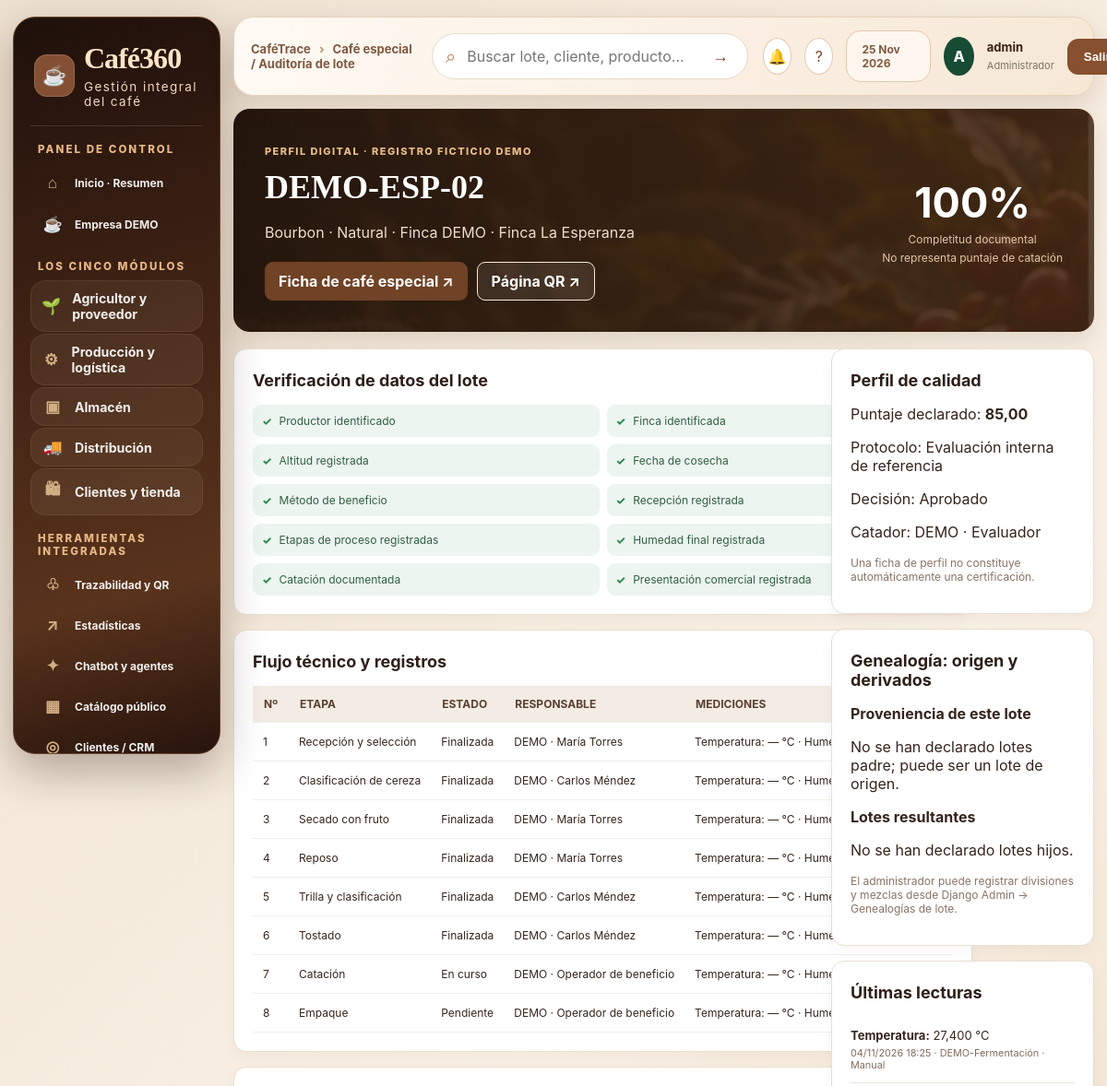
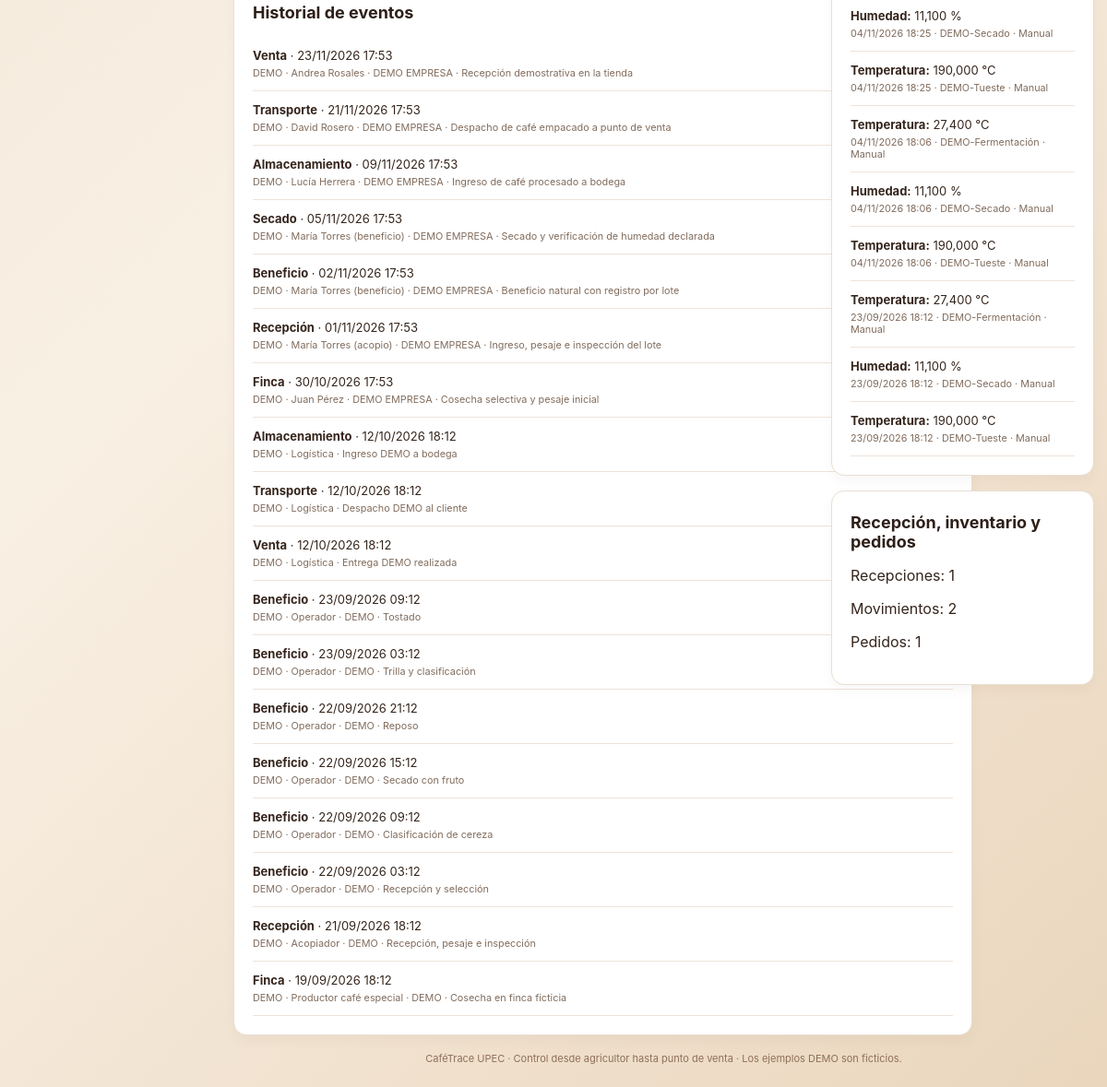
/capitulo-6/lote/2/ (signed in), run on the app's committed database (2 pictures, top to bottom).
### trazabilidad/models.py (models this page shows, shortened)
class Lote(models.Model):
    METODOS = [
        ("Lavado", "Lavado"),
        ("Honey", "Honey"),
        ("Natural", "Natural"),
        ("Anaeróbico", "Anaeróbico"),
    ]
    ESTADOS = [
        ("En proceso", "En proceso"),
        ("Aprobado", "Aprobado"),
        ("Rechazado", "Rechazado"),
    ]
    codigo = models.CharField(max_length=30, unique=True, editable=False)
    productor = models.ForeignKey(Productor, on_delete=models.PROTECT, related_name="lotes")
    finca = models.ForeignKey(Finca, on_delete=models.PROTECT, related_name="lotes")
    variedad = models.CharField(max_length=100)
    fecha_cosecha = models.DateField()
    cantidad_kg = models.DecimalField(max_digits=10, decimal_places=2)
    metodo_proceso = models.CharField(max_length=30, choices=METODOS, default="Lavado")
    fecha_ingreso = models.DateField(default=timezone.now)
    humedad = models.DecimalField(max_digits=5, decimal_places=2, null=True, blank=True)
    temperatura_secado = models.DecimalField(max_digits=5, decimal_places=2, null=True, blank=True)
    tiempo_fermentacion_horas = models.DecimalField(max_digits=6, decimal_places=2, null=True, blank=True)
    estado = models.CharField(max_length=30, choices=ESTADOS, default="En proceso")
    notas = models.TextField(blank=True)
    creado = models.DateTimeField(auto_now_add=True)
    class Meta:
        ordering = ["-creado"]

class Finca(models.Model):
    productor = models.ForeignKey(Productor, on_delete=models.CASCADE, related_name="fincas")
    nombre = models.CharField(max_length=150)
    parroquia = models.CharField(max_length=100, blank=True)
    canton = models.CharField(max_length=100, blank=True)
    provincia = models.CharField(max_length=100, default="Carchi")
    altura_msnm = models.PositiveIntegerField(null=True, blank=True)
    variedad_principal = models.CharField(max_length=100, blank=True)
    class Meta:
        ordering = ["nombre"]

class EtapaEspecial(models.Model):
    lote = models.ForeignKey(Lote, on_delete=models.CASCADE, related_name='etapas_especiales')
    orden = models.PositiveSmallIntegerField()
    nombre = models.CharField(max_length=90)
    fecha_inicio = models.DateTimeField(null=True, blank=True)
    fecha_fin = models.DateTimeField(null=True, blank=True)
    responsable = models.CharField(max_length=120, blank=True)
    ubicacion = models.CharField(max_length=120, blank=True)
    temperatura_c = models.DecimalField(max_digits=6, decimal_places=2, null=True, blank=True)
    humedad_pct = models.DecimalField(max_digits=5, decimal_places=2, null=True, blank=True)
    ph = models.DecimalField(max_digits=4, decimal_places=2, null=True, blank=True)
    peso_entrada_kg = models.DecimalField(max_digits=10, decimal_places=2, null=True, blank=True)
    peso_salida_kg = models.DecimalField(max_digits=10, decimal_places=2, null=True, blank=True)
    estado = models.CharField(max_length=15, choices=[('Pendiente','Pendiente'),('En curso','En curso'),('Finalizada','Finalizada')], default='Pendiente')
    observaciones = models.TextField(blank=True)
    class Meta:
        ordering = ['orden']
        constraints = [models.UniqueConstraint(fields=['lote','orden'], name='especial_lote_orden_unico')]

class EventoTrazabilidad(models.Model):
    ETAPAS = [
        ("Finca", "Finca"),
        ("Recepción", "Recepción"),
        ("Beneficio", "Beneficio"),
        ("Secado", "Secado"),
        ("Almacenamiento", "Almacenamiento"),
        ("Transporte", "Transporte"),
        ("Venta", "Venta"),
    ]
    lote = models.ForeignKey(Lote, on_delete=models.CASCADE, related_name="eventos")
    etapa = models.CharField(max_length=50, choices=ETAPAS)
    fecha = models.DateTimeField(default=timezone.now)
    ubicacion = models.CharField(max_length=150, blank=True)
    responsable = models.CharField(max_length=150, blank=True)
    detalle = models.TextField(blank=True)
    class Meta:
        ordering = ["fecha"]

class PerfilEspecial(models.Model):
    lote = models.OneToOneField(Lote, on_delete=models.CASCADE, related_name='perfil_especial')
    variedad_catalogo = models.ForeignKey(VariedadCafe, on_delete=models.SET_NULL, null=True, blank=True)
    catador = models.CharField(max_length=120)
    fecha = models.DateField(default=timezone.localdate)
    protocolo = models.CharField(max_length=120, default='Evaluación interna de referencia')
    puntaje_total = models.DecimalField(max_digits=5, decimal_places=2, null=True, blank=True)
    aroma = models.DecimalField(max_digits=4, decimal_places=2, null=True, blank=True)
    sabor = models.DecimalField(max_digits=4, decimal_places=2, null=True, blank=True)
    acidez = models.DecimalField(max_digits=4, decimal_places=2, null=True, blank=True)
    cuerpo = models.DecimalField(max_digits=4, decimal_places=2, null=True, blank=True)
    balance = models.DecimalField(max_digits=4, decimal_places=2, null=True, blank=True)
    notas_sensoriales = models.CharField(max_length=300, blank=True)
    defectos = models.PositiveIntegerField(default=0)
    decision = models.CharField(max_length=20, choices=[('Pendiente','Pendiente'),('Aprobado','Aprobado'),('Rechazado','Rechazado')], default='Pendiente')
    observaciones = models.TextField(blank=True)
    class Meta: verbose_name = 'Perfil de café especial'

class LecturaSensor(models.Model):
    lote = models.ForeignKey(Lote, on_delete=models.PROTECT, related_name="lecturas")
    proceso = models.ForeignKey(ProcesoCafe, on_delete=models.SET_NULL, null=True, blank=True)
    instante = models.DateTimeField(default=timezone.now)
    sensor = models.CharField(max_length=100)
    variable = models.CharField(max_length=30, choices=[(v,v) for v in ["Temperatura", "Humedad", "pH"]])
    valor = models.DecimalField(max_digits=9, decimal_places=3)
    unidad = models.CharField(max_length=20)
    origen = models.CharField(max_length=20, choices=[("Manual","Manual"),("IoT","IoT")],default="Manual")
    class Meta: ordering = ["-instante"]

### trazabilidad/capitulo6_views.py (the view)
# urls.py: path("capitulo-6/lote/<int:lote_id>/", capitulo6_views.auditoria, name="capitulo6_auditoria"),
@login_required
def auditoria(request,lote_id):
    lote=get_object_or_404(Lote.objects.select_related('productor','finca'),pk=lote_id)
    calidad=_calidad_dato(lote)
    registros=lote.etapas_especiales.all()
    flujo=[]
    for i,n in enumerate(FLUJOS.get(lote.metodo_proceso,[]),1):
        e=next((e for e in registros if e.orden==i),None)
        flujo.append({'numero':i,'nombre':n,'registro':e})
    contexto={'lote':lote,'demo':_es_demo(lote),'calidad':calidad,
        'flujo':flujo,'lecturas':lote.lecturas.all()[:20],
        'recepciones':lote.recepciones.all()[:20],
        'eventos':lote.eventos.all().order_by('-fecha')[:30],
        'inventarios':lote.movimientos.all()[:20],
        'pedidos':lote.pedidos.all()[:20],
        'perfil':PerfilEspecial.objects.filter(lote=lote).first(),
        'origenes':GenealogiaLote.objects.filter(lote_resultante=lote).select_related('lote_origen'),
        'derivados':GenealogiaLote.objects.filter(lote_origen=lote).select_related('lote_resultante')}
    return render(request,'capitulo6/auditoria.html',contexto)

### templates/capitulo6/auditoria.html
{% extends 'base.html' %}{% load static %}{% block title %}Auditoría {{ lote.codigo }}{% endblock %}{% block breadcrumb %}Café especial / Auditoría de lote{% endblock %}{% block extra_head %}<link rel="stylesheet" href="{% static 'css/capitulo6.css' %}">{% endblock %}{% block content %}<div class="c6-wrap"><section class="c6-hero"><div><span class="c6-eyebrow">PERFIL DIGITAL · {% if demo %}REGISTRO FICTICIO DEMO{% else %}REGISTRO OPERATIVO{% endif %}</span><h1>{{ lote.codigo }}</h1><p>{{ lote.variedad }} · {{ lote.metodo_proceso }} · Finca {{ lote.finca.nombre }}</p><div class="c6-hero-actions"><a class="c6-btn" href="{% url 'especial_detalle' lote.pk %}">Ficha de café especial ↗</a><a class="c6-btn c6-outline" target="_blank" rel="noopener" href="{% url 'trazabilidad_publica' lote.pk %}">Página QR ↗</a></div></div><div class="c6-audit-score"><strong>{{ calidad.porcentaje }}%</strong><small>Completitud documental</small><small>No representa puntaje de catación</small></div></section><div class="c6-columns"><section class="c6-main"><div class="c6-card"><h2>Verificación de datos del lote</h2><div class="c6-check-grid">{% for c in calidad.campos %}<div class="c6-check {% if c.completo %}ok{% endif %}"><span>{% if c.completo %}✓{% else %}○{% endif %}</span>{{ c.nombre }}</div>{% endfor %}</div></div><div class="c6-card"><h2>Flujo técnico y registros</h2><div class="c6-table-scroll"><table class="c6-table"><thead><tr><th>Nº</th><th>Etapa</th><th>Estado</th><th>Responsable</th><th>Mediciones</th></tr></thead><tbody>{% for e in flujo %}<tr><td>{{ e.numero }}</td><td>{{ e.nombre }}</td><td>{% if e.registro %}{{ e.registro.estado }}{% else %}Sin registrar{% endif %}</td><td>{{ e.registro.responsable|default:'—' }}</td><td>Temperatura: {{ e.registro.temperatura_c|default:'—' }} °C · Humedad: {{ e.registro.humedad_pct|default:'—' }} % · pH: {{ e.registro.ph|default:'—' }}</td></tr>{% endfor %}</tbody></table></div></div><div class="c6-card"><h2>Historial de eventos</h2>{% for ev in eventos %}<div class="c6-event"><b>{{ ev.etapa }}</b> · {{ ev.fecha|date:'d/m/Y H:i' }}<small>{{ ev.responsable }} · {{ ev.detalle }}</small></div>{% empty %}<p>No hay eventos registrados.</p>{% endfor %}</div></section><aside class="c6-aside"><div class="c6-card"><h2>Perfil de calidad</h2>{% if perfil %}<p>Puntaje declarado: <b>{{ perfil.puntaje_total|default:'Sin registrar' }}</b></p><p>Protocolo: {{ perfil.protocolo }}</p><p>Decisión: {{ perfil.decision }}</p><p>Catador: {{ perfil.catador }}</p>{% else %}<p>Catación pendiente.</p>{% endif %}<p class="c6-muted">Una ficha de perfil no constituye automáticamente una certificación.</p></div><div class="c6-card"><h2>Genealogía: origen y derivados</h2><b>Proveniencia de este lote</b>{% for rel in origenes %}<div class="c6-event"><a href="{% url 'capitulo6_auditoria' rel.lote_origen.pk %}">{{ rel.lote_origen.codigo }}</a> → {{ lote.codigo }}<small>{{ rel.cantidad_origen_kg }} kg · {{ rel.fecha|date:'d/m/Y H:i' }} · {{ rel.responsable }}</small></div>{% empty %}<p>No se han declarado lotes padre; puede ser un lote de origen.</p>{% endfor %}<b>Lotes resultantes</b>{% for rel in derivados %}<div class="c6-event">{{ lote.codigo }} → <a href="{% url 'capitulo6_auditoria' rel.lote_resultante.pk %}">{{ rel.lote_resultante.codigo }}</a><small>{{ rel.cantidad_origen_kg }} kg · {{ rel.fecha|date:'d/m/Y H:i' }}</small></div>{% empty %}<p>No se han declarado lotes hijos.</p>{% endfor %}<p class="c6-muted">El administrador puede registrar divisiones y mezclas desde Django Admin → Genealogías de lote.</p></div><div class="c6-card"><h2>Últimas lecturas</h2>{% for l in lecturas %}<div class="c6-event"><b>{{ l.variable }}:</b> {{ l.valor }} {{ l.unidad }}<small>{{ l.instante|date:'d/m/Y H:i' }} · {{ l.sensor }} · {{ l.origen }}</small></div>{% empty %}<p>Sin lecturas registradas.</p>{% endfor %}</div><div class="c6-card"><h2>Recepción, inventario y pedidos</h2><p>Recepciones: {{ recepciones|length }}</p><p>Movimientos: {{ inventarios|length }}</p><p>Pedidos: {{ pedidos|length }}</p></div></aside></div></div>{% endblock %}

### templates/base.html (shortened to what this page needs)
{% load static %}
<!DOCTYPE html><html lang="es"><head><meta charset="utf-8"><meta name="viewport" content="width=device-width,initial-scale=1"><title>{% block title %}CaféTrace · Cadena del café{% endblock %}</title>
<link rel="stylesheet" href="{% static 'css/style.css' %}"><link rel="stylesheet" href="{% static 'css/dashboard-pro.css' %}"><link rel="stylesheet" href="{% static 'css/cadena-2026.css' %}"><link rel="stylesheet" href="{% static 'css/cafe-experiencia.css' %}"><link rel="stylesheet" href="{% static 'css/tienda-premium.css' %}"><link rel="stylesheet" href="{% static 'css/cafe360-ui.css' %}">{% block extra_head %}{% endblock %}</head>
<body class="mrp-app {% if user.is_superuser %}mrp-admin{% else %}mrp-operator{% endif %}"><div class="mrp-shell">
{% if user.is_superuser %}<aside id="mrp-sidebar" class="mrp-sidebar"><a href="{% url 'inicio' %}" class="mrp-brand"><span class="mrp-brandicon">☕</span><span><strong>Café360</strong><small>Gestión integral del café</small></span></a>
<div class="mrp-side-title">PANEL DE CONTROL</div>
<a class="mrp-menu-link" href="{% url 'inicio' %}"><span>⌂</span> Inicio · Resumen</a>
<a class="mrp-menu-link" href="{% url 'cadena_empresa_demo' %}"><span>☕</span> Empresa DEMO</a>
<div class="mrp-side-title">LOS CINCO MÓDULOS</div>
<a class="mrp-menu-link c360-primary-module" href="{% url 'cadena_area' 'proveedor' %}"><span>🌱</span> Agricultor y proveedor</a>
<a class="mrp-menu-link c360-primary-module" href="{% url 'cadena_area' 'produccion' %}"><span>⚙</span> Producción y logística</a>
<a class="mrp-menu-link c360-primary-module" href="{% url 'cadena_area' 'almacen' %}"><span>▣</span> Almacén</a>
<a class="mrp-menu-link c360-primary-module" href="{% url 'cadena_area' 'distribucion' %}"><span>🚚</span> Distribución</a>
<a class="mrp-menu-link c360-primary-module" href="{% url 'cadena_area' 'tienda' %}"><span>🛍</span> Clientes y tienda</a>
<div class="mrp-side-title">HERRAMIENTAS INTEGRADAS</div>
<a class="mrp-menu-link" href="{% url 'lista_lotes' %}"><span>♧</span> Trazabilidad y QR</a>
<a class="mrp-menu-link" href="{% url 'cadena_estadisticas' %}"><span>↗</span> Estadísticas</a>
<a class="mrp-menu-link" href="{% url 'cadena_herramientas' %}"><span>✦</span> Chatbot y agentes</a>
<a class="mrp-menu-link" href="{% url 'catalogo_publico' %}"><span>▦</span> Catálogo público</a>
<a class="mrp-menu-link" href="{% url 'cadena_puntos' %}"><span>◎</span> Clientes / CRM</a>
<div class="mrp-sidebar-bottom"><span>●</span> Aplicativo conectado a una empresa simulada<br><small>Catálogo, QR, analítica, trazabilidad y áreas operativas integradas.</small></div></aside>{% endif %}
<div class="mrp-main"><header class="mrp-topbar">{% if user.is_superuser %}<button class="mrp-mobile" type="button" onclick="document.getElementById('mrp-sidebar').classList.toggle('mrp-open')" aria-label="Abrir menú">☰</button>{% else %}<a class="operator-brand" href="{% url 'inicio' %}">☕ CaféTrace <span>· Mi área de trabajo</span></a>{% endif %}<div class="mrp-breadcrumb">CaféTrace <span>›</span> {% block breadcrumb %}Cadena de suministro{% endblock %}</div><form class="c360-search" action="{% url 'lista_lotes' %}" method="get"><input type="text" name="q" placeholder="Buscar lote, cliente, producto..."><button type="submit">→</button></form><div class="mrp-top-right"><a class="c360-icon-btn" href="{% url 'alertas' %}" title="Alertas">🔔</a><a class="c360-icon-btn" href="{% url 'cadena_herramientas' %}" title="Asistente">?</a><span class="mrp-top-date">{% now 'd M Y' %}</span><span class="mrp-avatar">{{ user.first_name|default:user.username|first|upper }}</span><span class="mrp-user"><b>{{ user.get_full_name|default:user.username }}</b><small>{% if user.is_superuser %}Administrador{% else %}{% for g in user.groups.all %}{{ g.name }}{% if not forloop.last %} · {% endif %}{% empty %}Operador{% endfor %}{% endif %}</small></span><form method="post" action="{% url 'logout' %}">{% csrf_token %}<button type="submit" class="mrp-exit">Salir</button></form></div></header>
<main class="mrp-content">{% block content %}{% endblock %}</main><footer class="mrp-footer">CaféTrace UPEC · Control desde agricultor hasta punto de venta · Los ejemplos DEMO son ficticios.</footer></div></div>
<script>document.querySelectorAll('.mrp-menu-link').forEach(a=>{if(a.pathname===location.pathname)a.classList.add('is-active')})</script>{% block extra_js %}{% endblock %}</body></html>

### data on the page
Lote: codigo "DEMO-ESP-02", variedad "Bourbon", metodo_proceso "Natural", finca.nombre "DEMO · Finca La Esperanza"
EtapaEspecial: numero "1", nombre "Recepción y selección", registro.estado "Finalizada", registro.responsable "DEMO · María Torres", registro.temperatura_c "—"
EtapaEspecial: numero "2", nombre "Clasificación de cereza", registro.estado "Finalizada", registro.responsable "DEMO · Carlos Méndez", registro.temperatura_c "—"
EtapaEspecial: numero "3", nombre "Secado con fruto", registro.estado "Finalizada", registro.responsable "DEMO · María Torres", registro.temperatura_c "—"
EtapaEspecial: numero "4", nombre "Reposo", registro.estado "Finalizada", registro.responsable "DEMO · María Torres", registro.temperatura_c "—"
EtapaEspecial: numero "5", nombre "Trilla y clasificación", registro.estado "Finalizada", registro.responsable "DEMO · Carlos Méndez", registro.temperatura_c "—"
EtapaEspecial: numero "6", nombre "Tostado", registro.estado "Finalizada", registro.responsable "DEMO · Carlos Méndez", registro.temperatura_c "—"
EtapaEspecial: numero "7", nombre "Catación", registro.estado "En curso", registro.responsable "DEMO · Operador de beneficio", registro.temperatura_c "—"
EtapaEspecial: numero "8", nombre "Empaque", registro.estado "Pendiente", registro.responsable "DEMO · Operador de beneficio", registro.temperatura_c "—"
EventoTrazabilidad: etapa "Venta", fecha "23/11/2026 17:53", responsable "DEMO · Andrea Rosales", detalle "DEMO EMPRESA · Recepción demostrativa en la tienda"
EventoTrazabilidad: etapa "Transporte", fecha "21/11/2026 17:53", responsable "DEMO · David Rosero", detalle "DEMO EMPRESA · Despacho de café empacado a punto de venta"
EventoTrazabilidad: etapa "Almacenamiento", fecha "09/11/2026 17:53", responsable "DEMO · Lucía Herrera", detalle "DEMO EMPRESA · Ingreso de café procesado a bodega"
EventoTrazabilidad: etapa "Secado", fecha "05/11/2026 17:53", responsable "DEMO · María Torres (beneficio)", detalle "DEMO EMPRESA · Secado y verificación de humedad declarada"
EventoTrazabilidad: etapa "Beneficio", fecha "02/11/2026 17:53", responsable "DEMO · María Torres (beneficio)", detalle "DEMO EMPRESA · Beneficio natural con registro por lote"
EventoTrazabilidad: etapa "Recepción", fecha "01/11/2026 17:53", responsable "DEMO · María Torres (acopio)", detalle "DEMO EMPRESA · Ingreso, pesaje e inspección del lote"
EventoTrazabilidad: etapa "Finca", fecha "30/10/2026 17:53", responsable "DEMO · Juan Pérez", detalle "DEMO EMPRESA · Cosecha selectiva y pesaje inicial"
EventoTrazabilidad: etapa "Almacenamiento", fecha "12/10/2026 18:12", responsable "DEMO · Logística", detalle "Ingreso DEMO a bodega"
EventoTrazabilidad: etapa "Transporte", fecha "12/10/2026 18:12", responsable "DEMO · Logística", detalle "Despacho DEMO al cliente"
EventoTrazabilidad: etapa "Venta", fecha "12/10/2026 18:12", responsable "DEMO · Logística", detalle "Entrega DEMO realizada"
EventoTrazabilidad: etapa "Beneficio", fecha "23/09/2026 09:12", responsable "DEMO · Operador", detalle "DEMO · Tostado"
EventoTrazabilidad: etapa "Beneficio", fecha "23/09/2026 03:12", responsable "DEMO · Operador", detalle "DEMO · Trilla y clasificación"
EventoTrazabilidad: etapa "Beneficio", fecha "22/09/2026 21:12", responsable "DEMO · Operador", detalle "DEMO · Reposo"
EventoTrazabilidad: etapa "Beneficio", fecha "22/09/2026 15:12", responsable "DEMO · Operador", detalle "DEMO · Secado con fruto"
EventoTrazabilidad: etapa "Beneficio", fecha "22/09/2026 09:12", responsable "DEMO · Operador", detalle "DEMO · Clasificación de cereza"
EventoTrazabilidad: etapa "Beneficio", fecha "22/09/2026 03:12", responsable "DEMO · Operador", detalle "DEMO · Recepción y selección"
EventoTrazabilidad: etapa "Recepción", fecha "21/09/2026 18:12", responsable "DEMO · Acopiador", detalle "DEMO · Recepción, pesaje e inspección"
EventoTrazabilidad: etapa "Finca", fecha "19/09/2026 18:12", responsable "DEMO · Productor café especial", detalle "DEMO · Cosecha en finca ficticia"
PerfilEspecial: puntaje_total "85,00", protocolo "Evaluación interna de referencia", decision "Aprobado", catador "DEMO · Evaluador"
LecturaSensor: variable "Temperatura", valor "27,400", unidad "°C", instante "04/11/2026 18:25", sensor "DEMO-Fermentación", origen "Manual"
LecturaSensor: variable "Humedad", valor "11,100", unidad "%", instante "04/11/2026 18:25", sensor "DEMO-Secado", origen "Manual"
LecturaSensor: variable "Temperatura", valor "190,000", unidad "°C", instante "04/11/2026 18:25", sensor "DEMO-Tueste", origen "Manual"
LecturaSensor: variable "Temperatura", valor "27,400", unidad "°C", instante "04/11/2026 18:06", sensor "DEMO-Fermentación", origen "Manual"
LecturaSensor: variable "Humedad", valor "11,100", unidad "%", instante "04/11/2026 18:06", sensor "DEMO-Secado", origen "Manual"
LecturaSensor: variable "Temperatura", valor "190,000", unidad "°C", instante "04/11/2026 18:06", sensor "DEMO-Tueste", origen "Manual"
LecturaSensor: variable "Temperatura", valor "27,400", unidad "°C", instante "23/09/2026 18:12", sensor "DEMO-Fermentación", origen "Manual"
LecturaSensor: variable "Humedad", valor "11,100", unidad "%", instante "23/09/2026 18:12", sensor "DEMO-Secado", origen "Manual"
LecturaSensor: variable "Temperatura", valor "190,000", unidad "°C", instante "23/09/2026 18:12", sensor "DEMO-Tueste", origen "Manual"

### other printed values
{{ user.first_name|default:user.username|first|upper }} "A"
{{ user.get_full_name|default:user.username }} "admin"
{{ calidad.porcentaje }} "100"
{{ c.nombre }} "Productor identificado" "Finca identificada" "Altitud registrada" "Fecha de cosecha" "Método de beneficio" "Recepción registrada" "Etapas de proceso registradas" "Humedad final registrada" "Catación documentada" "Presentación comercial registrada"
{{ recepciones|length }} "1"
{{ inventarios|length }} "2"
{{ pedidos|length }} "1"
